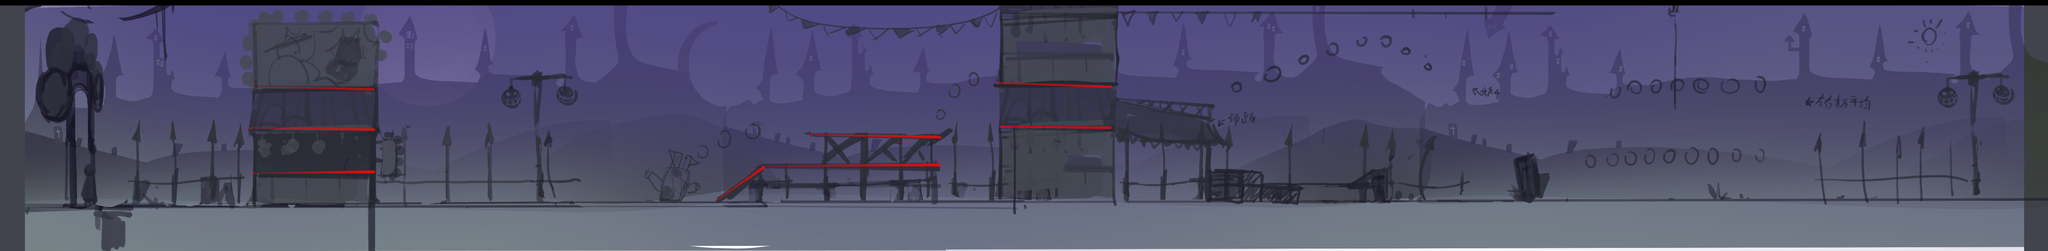

Tiled map render using the project's own tile images. Description and the map definition, with tile-layer contents summarised, below:
An orthogonal 375x46 tile map with 16x16 px tiles, 2 tile layers (Layer, ci), 4 tilesets and 41 objects (BalanceBoard, heroPos, bossPos, door).

<map version="1.0" orientation="orthogonal" width="375" height="46" tilewidth="16" tileheight="16">
 <tileset firstgid="1" name="map1" tilewidth="16" tileheight="16">
  <image source="map1.png" width="6000" height="736" />
 </tileset>
 <tileset firstgid="17251" name="BalanceBoard" tilewidth="16" tileheight="16">
  <image source="BalanceBoard.png" width="819" height="98" />
 </tileset>
 <tileset firstgid="17557" name="Swing" tilewidth="16" tileheight="16">
  <image source="Swing.png" width="271" height="153" />
 </tileset>
 <tileset firstgid="17701" name="tai" tilewidth="16" tileheight="16">
  <image source="tai.png" width="269" height="16" />
 </tileset>
 <layer name="Layer" width="375" height="46">
  <data>[17250 cells, 16875 non-empty, 16875 distinct tile ids]</data>
 </layer>
 <objectgroup name="ObjectsBox" width="375" height="46">
  <object x="0" y="588" width="6000" height="140" />
 </objectgroup>
 <objectgroup name="ObjectsPolygon" width="375" height="46" />
 <objectgroup name="ObjectsTanhuang" width="375" height="46">
  <object x="3273" y="288">
   <polygon points="0,0 274,23 273,68" />
  </object>
 </objectgroup>
 <objectgroup name="ObjectsSwing" width="375" height="46">
  <object name="BalanceBoard" x="4553" y="313">
   <polygon points="0,0 727,-4 728,24 -1,25" />
  </object>
 </objectgroup>
 <objectgroup name="Enemy" width="375" height="46">
  <object x="2472" y="457" width="14" height="10" />
  <object x="2534" y="353" width="10" height="10" />
  <object x="861" y="197" width="14" height="10" />
  <object x="899" y="327" width="13" height="11" />
  <object x="875" y="465" width="15" height="14" />
  <object x="3047" y="195" width="17" height="13" />
  <object x="3067" y="326" width="15" height="16" />
  <object x="2363" y="573" width="13" height="13" />
  <object x="5142" y="155" width="12" height="15" />
  <object x="4676" y="165" width="11" height="11" />
 </objectgroup>
 <layer name="ci" width="375" height="46">
  <data>[17250 cells, 34 non-empty, 1 distinct tile ids]</data>
 </layer>
 <objectgroup name="trap" width="375" height="46">
  <object x="5923" y="39">
   <polygon points="0,0 14,2 14,539 2,548" />
  </object>
 </objectgroup>
 <objectgroup name="Brick" width="375" height="46">
  <object x="2374" y="275" width="9" height="118" />
  <object x="2728" y="272" width="7" height="130" />
  <object x="769" y="149" width="9" height="362" />
  <object x="1061" y="127" width="15" height="381" />
  <object x="2935" y="110" width="9" height="263" />
  <object x="3225" y="99" width="10" height="279" />
  <object x="4547" y="55" width="18" height="293" />
  <object x="5250" y="55" width="13" height="273" />
  <object x="2704" y="405" width="7" height="87" />
  <object x="2276" y="490" width="10" height="105" />
  <object x="2675" y="484" width="9" height="115" />
  <object x="4905" y="53" width="17" height="288" />
  <object x="751" y="845" />
 </objectgroup>
 <objectgroup name="hMove" width="375" height="46">
  <object x="4116" y="308">
   <polygon points="0,0 275,2 275,19 0,19" />
  </object>
  <object x="1309" y="270">
   <polygon points="0,0 238,3 239,26 -1,19" />
  </object>
 </objectgroup>
 <objectgroup name="heroPos" width="375" height="46">
  <object name="heroPos" x="4967" y="137" width="13" height="12" />
 </objectgroup>
 <objectgroup name="bossPos" width="375" height="46">
  <object name="bossPos" x="5662" y="138" width="20" height="20" />
 </objectgroup>
 <objectgroup name="door" width="375" height="46">
  <object name="door" x="5407" y="197" width="18" height="18" />
 </objectgroup>
 <objectgroup name="Plank" width="375" height="46">
  <object x="736" y="247">
   <polygon points="0,0 361,9 361,20 3,8" />
  </object>
  <object x="732" y="369">
   <polygon points="0,0 365,7 364,16 -1,9" />
  </object>
  <object x="743" y="500">
   <polygon points="0,0 352,-1 355,11 -3,12" />
  </object>
  <object x="2372" y="391">
   <polygon points="0,0 383,7 384,17 0,9" />
  </object>
  <object x="2083" y="588">
   <polygon points="0,0 151,-104 676,-108 675,-100 161,-95 11,5" />
  </object>
  <object x="2924" y="240">
   <polygon points="0,0 333,9 336,20 -1,7" />
  </object>
  <object x="2932" y="364">
   <polygon points="0,0 320,5 328,19 1,12" />
  </object>
 </objectgroup>
 <objectgroup name="sEnemy" width="375" height="46">
  <object x="5571" y="264" width="17" height="13" />
  <object x="5751" y="415" width="35" height="20" />
 </objectgroup>
</map>